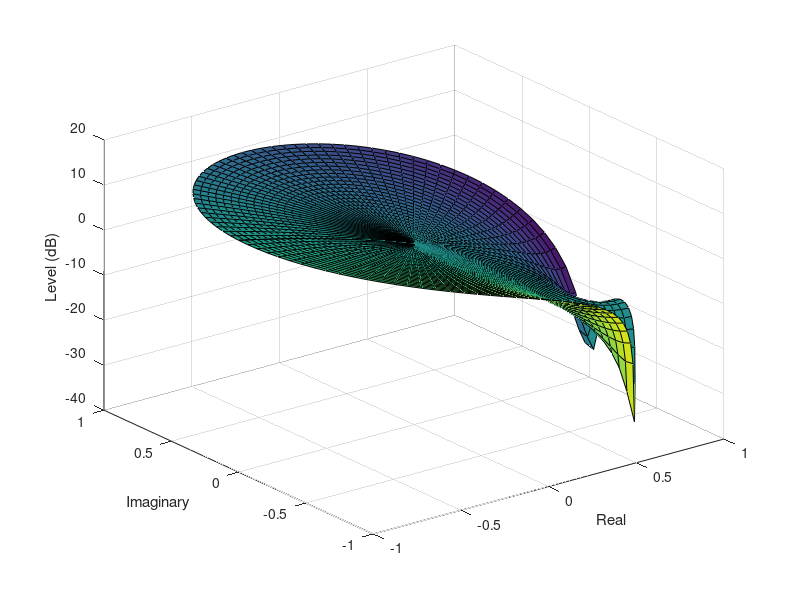

Recreate this plot in MATLAB.
clc; clear; close all;

w = linspace(-pi, pi, 100); % Freq spacing
r = linspace(0, 1, 30); % Radius spacing
[wG, rG] = meshgrid(w, r); % 2D cartesian grid

% Complex variable z (grid)
e = exp(1);
zG = rG .* e.^(j*wG);

%% Calculate the function

% 2nd order FIR notch filter
f = 5e3; % Notch filter
Fs = 44.1e3; % Sample rate
H = (zG - e^(j*2*pi / Fs)) .* (zG - e^(-j*2*pi*f / Fs));

% Extract magniture & phase
mag = 20*log10(abs(H));
ang = unwrap(angle(H));

% Create rectangular grid for 'surf' function
X = rG .* cos(wG);
Y = rG .* sin(wG);
surf(X, Y, mag, ang);
xlabel('Real');
ylabel('Imaginary');
zlabel('Level (dB)');
grid on;
